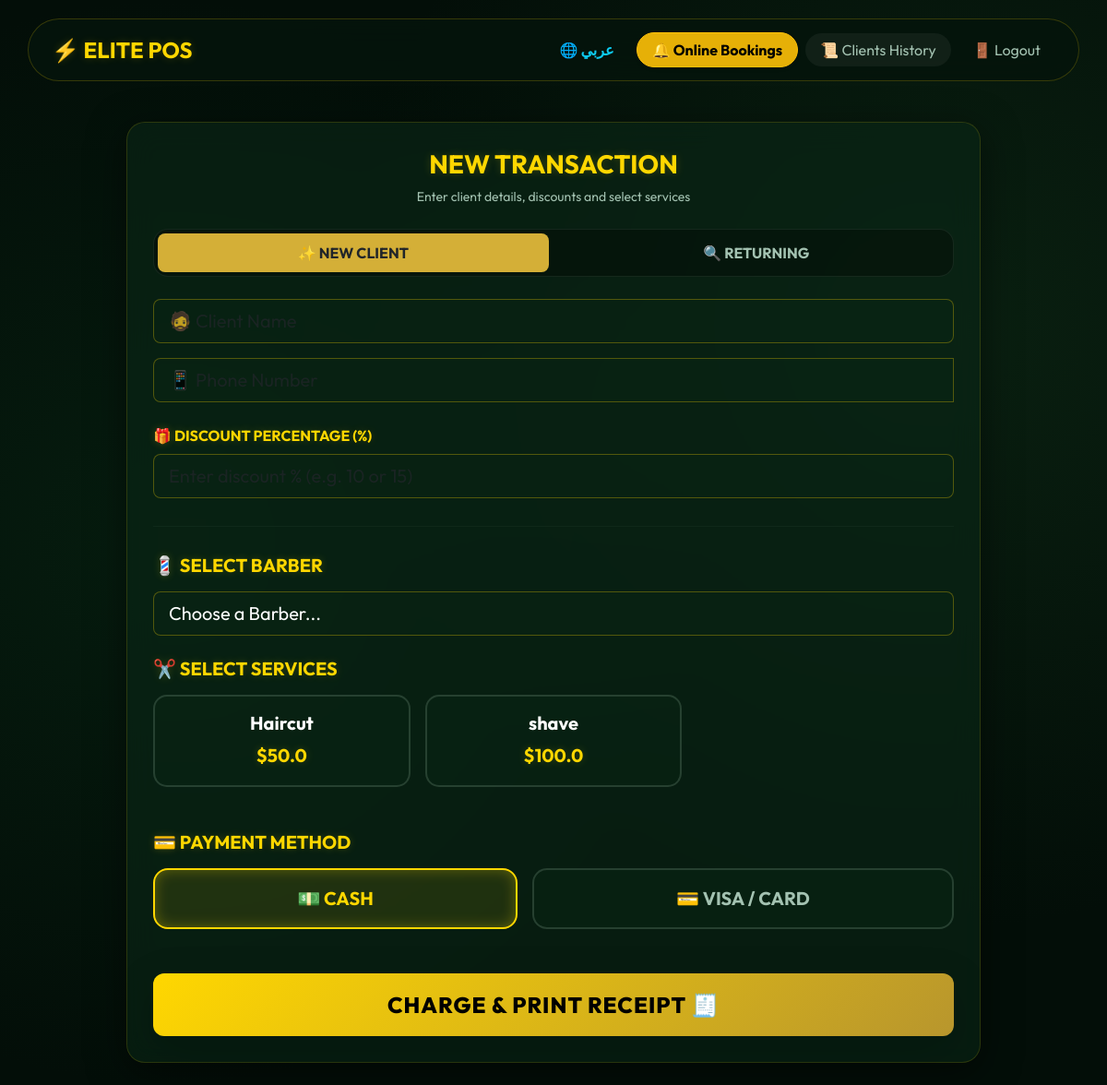
Page /cashier (signed in) on the committed database.
### app.py (models this page shows)
class Service(db.Model):
    id = db.Column(db.Integer, primary_key=True)
    name = db.Column(db.String(100), nullable=False)
    price = db.Column(db.Float, nullable=False)
    is_active = db.Column(db.Boolean, default=True)

### app.py (the view, shortened to what this page needs)
@app.route('/cashier', methods=['GET', 'POST'])
@login_required
def cashier():
    services = Service.query.all()
    barbers = Barber.query.all()
    products = Product.query.filter_by(is_active=True).all()
    return render_template('cashier.html', services=services, barbers=barbers, products=products)

### app.py (called while the page is built, shortened)
@login_manager.user_loader
def load_user(user_id):
    return User.query.get(int(user_id))

@app.context_processor
def inject_translations():
    lang = session.get('lang', 'en')
    translations = {}
    def t(key, default_english):
        return translations.get(key, default_english)
    return dict(t=t, current_lang=lang)

@app.context_processor
def inject_global_data():
    lang = session.get('lang', 'en')
    translations = {}
    def t(key, default_english):
        return translations.get(key, default_english)
    low_stock_count = 0
    if current_user.is_authenticated and current_user.role == 'owner':
        low_stock_count = Product.query.filter(Product.is_active == True, Product.stock <= Product.low_stock_threshold).count()
    return dict(t=t, current_lang=lang, low_stock_count=low_stock_count)

### templates/cashier.html (shortened to what this page needs)
<!DOCTYPE html>
<html lang="{{ current_lang }}" dir="{{ 'rtl' if current_lang == 'ar' else 'ltr' }}">
<head>
    {% if current_lang == 'ar' %}
    <link rel="stylesheet" href="https://cdn.jsdelivr.net/npm/bootstrap@5.3.0/dist/css/bootstrap.rtl.min.css">
    {% else %}
    <link href="https://cdn.jsdelivr.net/npm/bootstrap@5.3.0/dist/css/bootstrap.min.css" rel="stylesheet">
    {% endif %}
    <link rel="stylesheet" href="{{ url_for('static', filename='style.css') }}">
</head>
<body>
    <nav class="navbar floating-nav sticky-top d-flex justify-content-between align-items-center">
        <span class="navbar-brand text-gold fw-bold fs-4 m-0">⚡ {{ t('elite_pos', 'ELITE POS') }}</span>
        <div class="d-flex gap-2 align-items-center flex-wrap justify-content-end">
            {% if current_lang == 'en' %}
                <a href="/set_lang/ar" class="btn btn-outline-info rounded-pill px-3 border-0 fw-bold">🌐 عربي</a>
            {% else %}
                <a href="/set_lang/en" class="btn btn-outline-info rounded-pill px-3 border-0 fw-bold">🌐 EN</a>
            {% endif %}
            <a href="{{ url_for('manage_requests') }}" class="btn btn-warning rounded-pill px-3 fw-bold shadow-sm" style="background: rgba(255, 193, 7, 0.9); color: #000;">
                🔔 {{ t('manage_bookings', 'Online Bookings') }}
            </a>
            <a href="/clients_history" class="btn btn-outline-light rounded-pill px-3 border-0 text-sage" style="background: rgba(255,255,255,0.05);">📜 {{ t('clients_history', 'Clients History') }}</a>
            <a href="/logout" class="btn btn-outline-light rounded-pill px-3 border-0 text-sage">🚪 {{ t('logout', 'Logout') }}</a>
        </div>
    </nav>
    <div class="container py-4 pos-container">
        <form method="POST" class="luxury-card">
            <div class="text-center mb-4">
                <h3 class="text-gold fw-bold">{{ t('new_transaction', 'NEW TRANSACTION') }}</h3>
                <p class="text-sage small">{{ t('enter_client_details', 'Enter client details, discounts and select services') }}</p>
            </div>
            <div class="d-flex gap-3 mb-4 p-1 rounded-4" style="background: rgba(0,0,0,0.3); border: 1px solid rgba(163, 194, 177, 0.1);">
                <button type="button" id="btn-new" class="btn flex-grow-1 rounded-3 py-2 fw-bold text-dark" style="background-color: var(--gold-bright);" onclick="setMode('new')">✨ {{ t('new_client', 'NEW CLIENT') }}</button>
                <button type="button" id="btn-old" class="btn flex-grow-1 rounded-3 py-2 fw-bold text-sage" style="background-color: transparent;" onclick="setMode('old')">🔍 {{ t('returning_client', 'RETURNING') }}</button>
            </div>
            <div id="name_div" class="mb-3">
                <input type="text" name="name" id="name_input" class="form-control form-control-lg form-control-pos" placeholder="🧔 {{ t('client_name_placeholder', 'Client Name') }}">
            </div>
            <div class="input-group mb-4">
                <input type="text" id="phone_input" name="phone" class="form-control form-control-lg form-control-pos" placeholder="📱 {{ t('phone_number_placeholder', 'Phone Number') }}" required>
            </div>
            <div class="mb-4">
                <label class="text-gold fw-bold mb-2">🎁 {{ t('discount_percentage', 'DISCOUNT PERCENTAGE (%)') }}</label>
                <input type="number" name="discount_percent" class="form-control form-control-lg form-control-pos" placeholder="{{ t('discount_placeholder', 'Enter discount % (e.g. 10 or 15)') }}" step="1" min="0" max="100">
            </div>
            <hr style="border-color: rgba(163, 194, 177, 0.2); margin: 30px 0;">
            <h5 class="text-gold mb-3 fw-bold">💈 {{ t('select_barber_title', 'SELECT BARBER') }}</h5>
            <div class="mb-4">
                <select name="barber_id" class="form-select form-select-lg form-control-pos" required>
                    <option value="" class="text-muted">{{ t('choose_barber', 'Choose a Barber...') }}</option>
                </select>
            </div>
            <h5 class="text-gold mb-3 fw-bold">✂️ {{ t('select_services_title', 'SELECT SERVICES') }}</h5>
            <div class="row g-3 mb-5">
                {% for s in services %}
                <div class="col-6 col-md-4">
                    <label class="w-100 position-relative" for="srv_{{ s.id }}">
                        <div class="service-tile text-center">
                            <h5 class="text-white fw-bold mb-2">{{ s.name }}</h5>
                            <span class="text-gold fw-bold fs-5">${{ s.price }}</span>
                        </div>
                    </label>
                </div>
                {% endfor %}
            </div>
            <h5 class="text-gold mb-3 fw-bold">💳 {{ t('payment_method_title', 'PAYMENT METHOD') }}</h5>
            <div class="d-flex gap-3 mb-5">
                <label class="btn payment-label flex-grow-1 py-3 fw-bold rounded-4 fs-5" for="pay_cash">💵 {{ t('pay_cash', 'CASH') }}</label>
                <label class="btn payment-label flex-grow-1 py-3 fw-bold rounded-4 fs-5" for="pay_visa">💳 {{ t('pay_visa', 'VISA / CARD') }}</label>
            </div>
            <button type="submit" class="btn btn-gold w-100 fs-4 py-3 shadow-lg">{{ t('charge_and_print', 'CHARGE & PRINT RECEIPT') }} 🧾</button>
        </form>
    </div>
</body>
</html>

### static/style.css (style rules this page uses)
:root { --bg-deep: #030e08; --card-bg: rgba(10, 38, 22, 0.65); --gold-bright: #FFD700; --gold-dark: #b8962d; --text-pure: #FFFFFF; --text-sage: #A3C2B1; --neon-glow: rgba(255, 215, 0, 0.3); --border-color: rgba(255, 215, 0, 0.15); }
body { background-color: var(--bg-deep); background-image: radial-gradient(circle at 15% 50%, rgba(10, 50, 25, 0.4), transparent 50%), radial-gradient(circle at 85% 30%, rgba(20, 60, 30, 0.4), transparent 50%); color: var(--text-pure); font-family: 'Outfit', sans-serif; min-height: 100vh; }
.luxury-card { background: var(--card-bg); backdrop-filter: blur(16px); -webkit-backdrop-filter: blur(16px); border: 1px solid var(--border-color); border-radius: 20px; padding: 28px; box-shadow: 0 10px 40px rgba(0, 0, 0, 0.5); transition: all 0.4s cubic-bezier(0.175, 0.885, 0.32, 1.275); }
.text-gold { color: var(--gold-bright) !important; text-shadow: 0 0 10px rgba(255, 215, 0, 0.2); }
.text-sage { color: var(--text-sage) !important; }
.btn-gold { background: linear-gradient(135deg, var(--gold-bright) 0%, var(--gold-dark) 100%) !important; color: #000000 !important; font-weight: 800 !important; text-transform: uppercase; letter-spacing: 1px; border: none !important; border-radius: 12px; padding: 15px 30px; box-shadow: 0 8px 25px var(--neon-glow); transition: 0.3s; }
.floating-nav { background: rgba(5, 20, 12, 0.85); backdrop-filter: blur(20px); border-radius: 100px; margin: 20px auto; padding: 10px 25px; border: 1px solid rgba(255, 215, 0, 0.2); width: 95%; }
.pos-container { max-width: 950px; margin: auto; }
.service-tile { background: rgba(10, 38, 22, 0.4); border: 2px solid rgba(163, 194, 177, 0.2); border-radius: 15px; padding: 15px; min-height: 100px; display: flex; flex-direction: column; justify-content: center; cursor: pointer; transition: 0.3s; }
.form-control-pos { background: rgba(10, 38, 22, 0.4) !important; border: 1px solid rgba(255, 215, 0, 0.3) !important; color: #fff !important; }
.payment-label { border: 2px solid rgba(163, 194, 177, 0.2); color: var(--text-sage); background: rgba(10, 38, 22, 0.4); transition: 0.3s; cursor: pointer; }
.btn-check:checked + .payment-label { border-color: var(--gold-bright); background: rgba(255, 215, 0, 0.1); color: var(--gold-bright); box-shadow: 0 0 15px var(--neon-glow) inset; }

### templates/cashier.html (style rules this page uses)
.pos-container { max-width: 950px; margin: auto; }
.service-tile { min-height: 100px; display: flex; flex-direction: column; justify-content: center; }
.form-control-pos { background: rgba(10, 38, 22, 0.4) !important; border: 1px solid rgba(255, 215, 0, 0.3) !important; color: #fff !important; }
.payment-label { border: 2px solid rgba(163, 194, 177, 0.2); color: var(--text-sage); background: rgba(10, 38, 22, 0.4); transition: 0.3s; cursor: pointer; }
.btn-check:checked + .payment-label { border-color: var(--gold-bright); background: rgba(255, 215, 0, 0.1); color: var(--gold-bright); box-shadow: 0 0 15px var(--neon-glow) inset; }

### rows in the picture
Service: name "Haircut", price "50.0"
Service: name "shave", price "100.0"

### other values in the picture
{{ t('elite_pos', 'ELITE POS') }} "ELITE POS"
{{ t('manage_bookings', 'Online Bookings') }} "Online Bookings"
{{ t('clients_history', 'Clients History') }} "Clients History"
{{ t('logout', 'Logout') }} "Logout"
{{ t('new_transaction', 'NEW TRANSACTION') }} "NEW TRANSACTION"
{{ t('new_client', 'NEW CLIENT') }} "NEW CLIENT"
{{ t('returning_client', 'RETURNING') }} "RETURNING"
{{ t('discount_percentage', 'DISCOUNT PERCENTAGE (%)') }} "DISCOUNT PERCENTAGE (%)"
{{ t('select_barber_title', 'SELECT BARBER') }} "SELECT BARBER"
{{ t('select_services_title', 'SELECT SERVICES') }} "SELECT SERVICES"
{{ t('payment_method_title', 'PAYMENT METHOD') }} "PAYMENT METHOD"
{{ t('pay_cash', 'CASH') }} "CASH"
{{ t('pay_visa', 'VISA / CARD') }} "VISA / CARD"
{{ t('charge_and_print', 'CHARGE & PRINT RECEIPT') }} "CHARGE & PRINT RECEIPT"
form field barber_id "Choose a Barber..."
